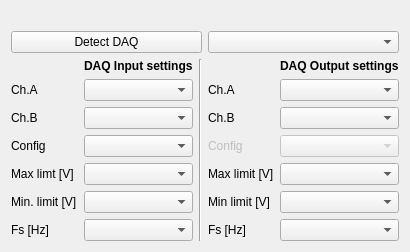
      <widget class="QWidget" name="tab_settings">
       <attribute name="title">
        <string>Settings</string>
       </attribute>
       <layout class="QGridLayout" name="gridLayout_4">
        <item row="1" column="0">
         <layout class="QHBoxLayout" name="horizontalLayout">
          <item>
           <widget class="QPushButton" name="pushButton_detectDAQ">
            <property name="toolTip">
             <string>detect data acquistion devices</string>
            </property>
            <property name="text">
             <string>Detect DAQ</string>
            </property>
           </widget>
          </item>
          <item>
           <widget class="QComboBox" name="comboBox_dev_list">
            <property name="toolTip">
             <string>Select DAQ device from the list</string>
            </property>
            <property name="statusTip">
             <string/>
            </property>
            <property name="frame">
             <bool>true</bool>
            </property>
           </widget>
          </item>
         </layout>
        </item>
        <item row="3" column="0">
         <layout class="QHBoxLayout" name="horizontalLayout_2">
          <item>
           <layout class="QFormLayout" name="formLayout">
            <property name="horizontalSpacing">
             <number>7</number>
            </property>
            <item row="0" column="1">
             <widget class="QLabel" name="label_7">
              <property name="font">
               <font>
                <weight>75</weight>
                <bold>true</bold>
               </font>
              </property>
              <property name="text">
               <string>DAQ Input settings</string>
              </property>
             </widget>
            </item>
            <item row="1" column="0">
             <widget class="QLabel" name="label_4">
              <property name="text">
               <string>Ch.A</string>
              </property>
             </widget>
            </item>
            <item row="1" column="1">
             <widget class="QComboBox" name="comboBox_ai_a">
              <property name="toolTip">
               <string>Select input channel A</string>
              </property>
             </widget>
            </item>
            <item row="2" column="0">
             <widget class="QLabel" name="label_3">
              <property name="text">
               <string>Ch.B</string>
              </property>
             </widget>
            </item>
            <item row="2" column="1">
             <widget class="QComboBox" name="comboBox_ai_b">
              <property name="toolTip">
               <string>Select input channel B</string>
              </property>
             </widget>
            </item>
            <item row="3" column="0">
             <widget class="QLabel" name="label_5">
              <property name="text">
               <string>Config</string>
              </property>
             </widget>
            </item>
            <item row="3" column="1">
             <widget class="QComboBox" name="comboBox_ai_terminal_cfg">
              <property name="toolTip">
               <string>Select input configuration</string>
              </property>
             </widget>
            </item>
            <item row="4" column="0">
             <widget class="QLabel" name="label">
              <property name="text">
               <string>Max limt [V]</string>
              </property>
             </widget>
            </item>
            <item row="4" column="1">
             <widget class="QComboBox" name="comboBox_ai_max">
              <property name="toolTip">
               <string>Select upper input signal limit</string>
              </property>
             </widget>
            </item>
            <item row="5" column="0">
             <widget class="QLabel" name="label_2">
              <property name="text">
               <string>Min. limit [V]</string>
              </property>
             </widget>
            </item>
            <item row="5" column="1">
             <widget class="QComboBox" name="comboBox_ai_min">
              <property name="toolTip">
               <string>Select lower input signal limit</string>
              </property>
             </widget>
            </item>
            <item row="6" column="0">
             <widget class="QLabel" name="label_6">
              <property name="text">
               <string>Fs [Hz]</string>
              </property>
             </widget>
            </item>
            <item row="6" column="1">
             <widget class="QComboBox" name="comboBox_ai_fs"/>
            </item>
           </layout>
          </item>
          <item>
           <widget class="Line" name="line">
            <property name="orientation">
             <enum>Qt::Vertical</enum>
            </property>
           </widget>
          </item>
          <item>
           <layout class="QFormLayout" name="formLayout_2">
            <item row="0" column="1">
             <widget class="QLabel" name="label_8">
              <property name="font">
               <font>
                <weight>75</weight>
                <bold>true</bold>
               </font>
              </property>
              <property name="text">
               <string>DAQ Output settings</string>
              </property>
             </widget>
            </item>
            <item row="1" column="0">
             <widget class="QLabel" name="label_9">
              <property name="text">
               <string>Ch.A</string>
              </property>
             </widget>
            </item>
            <item row="1" column="1">
             <widget class="QComboBox" name="comboBox_ao_a">
              <property name="toolTip">
               <string>Select first output channel</string>
              </property>
             </widget>
            </item>
            <item row="2" column="0">
             <widget class="QLabel" name="label_10">
              <property name="text">
               <string>Ch.B</string>
              </property>
             </widget>
            </item>
            <item row="2" column="1">
             <widget class="QComboBox" name="comboBox_ao_b">
              <property name="toolTip">
               <string>Select second output channel</string>
              </property>
             </widget>
            </item>
            <item row="3" column="0">
             <widget class="QLabel" name="Label">
              <property name="enabled">
               <bool>false</bool>
              </property>
              <property name="font">
               <font>
                <strikeout>false</strikeout>
               </font>
              </property>
              <property name="text">
               <string>Config</string>
              </property>
             </widget>
            </item>
            <item row="3" column="1">
             <widget class="QComboBox" name="comboBox">
              <property name="enabled">
               <bool>false</bool>
              </property>
             </widget>
            </item>
            <item row="4" column="0">
             <widget class="QLabel" name="label_11">
              <property name="text">
               <string>Max limit [V]</string>
              </property>
             </widget>
            </item>
            <item row="4" column="1">
             <widget class="QComboBox" name="comboBox_ao_max">
              <property name="toolTip">
               <string>Set upper ouput signal limit</string>
              </property>
             </widget>
            </item>
            <item row="5" column="0">
             <widget class="QLabel" name="label_12">
              <property name="text">
               <string>Min limit [V]</string>
              </property>
             </widget>
            </item>
            <item row="5" column="1">
             <widget class="QComboBox" name="comboBox_ao_min">
              <property name="toolTip">
               <string>Set lower output signal limit</string>
              </property>
             </widget>
            </item>
            <item row="6" column="0">
             <widget class="QLabel" name="label_13">
              <property name="text">
               <string>Fs [Hz]</string>
              </property>
             </widget>
            </item>
            <item row="6" column="1">
             <widget class="QComboBox" name="comboBox_ao_fs"/>
            </item>
           </layout>
          </item>
         </layout>
        </item>
        <item row="0" column="0">
         <spacer name="horizontalSpacer">
          <property name="orientation">
           <enum>Qt::Horizontal</enum>
          </property>
          <property name="sizeHint" stdset="0">
           <size>
            <width>40</width>
            <height>20</height>
           </size>
          </property>
         </spacer>
        </item>
       </layout>
      </widget>
